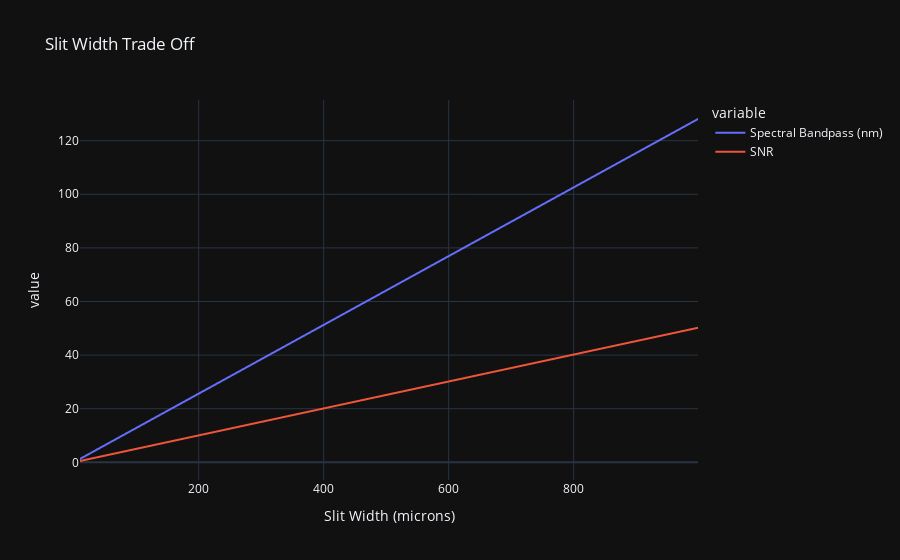

Write notebook code for a chart like this one.
### Markdown cell above
## Plots

### Code cell
print(spatial_resolution)
widths_label = "Slit Width (microns)"
bandpass_label = "Spectral Bandpass (nm)"
snr_label = "SNR"
spatial_resolution_label = "Spatial Resolution (km)"
data = {
    widths_label: widths[:],
    bandpass_label: bandpass[:],
    snr_label: snr[:],
}

df = pd.DataFrame.from_dict(data=data)
fig = plot.line(
    df=df,
    x=widths_label,
    y=[bandpass_label, snr_label],
    title="Slit Width Trade Off",
    dark=True,
)
fig.show()
display(df)

### Figure 1 — Plotly figure (JSON) as saved in the notebook; plotly's stock layout.template omitted (floating-point values rounded to 4 significant figures; data arrays with more than 128 entries replaced by an {"elided": "..."} marker saying what was removed)
{"data": [{"hovertemplate": "variable=Spectral Bandpass (nm)<br>Slit Width (microns)=%{x}<br>value=%{y}<extra></extra>", "legendgroup": "Spectral Bandpass (nm)", "line": {"color": "#636efa", "dash": "solid"}, "marker": {"symbol": "circle"}, "mode": "lines", "name": "Spectral Bandpass (nm)", "showlegend": true, "type": "scattergl", "x": {"elided": "990 int values"}, "xaxis": "x", "y": {"elided": "990 float values"}, "yaxis": "y"}, {"hovertemplate": "variable=SNR<br>Slit Width (microns)=%{x}<br>value=%{y}<extra></extra>", "legendgroup": "SNR", "line": {"color": "#EF553B", "dash": "solid"}, "marker": {"symbol": "circle"}, "mode": "lines", "name": "SNR", "showlegend": true, "type": "scattergl", "x": {"elided": "990 int values"}, "xaxis": "x", "y": {"elided": "990 float values"}, "yaxis": "y"}], "layout": {"legend": {"title": {"text": "variable"}, "tracegroupgap": 0}, "title": {"text": "Slit Width Trade Off"}, "xaxis": {"anchor": "y", "domain": [0, 1], "title": {"text": "Slit Width (microns)"}}, "yaxis": {"anchor": "x", "domain": [0, 1], "title": {"text": "value"}}}}
